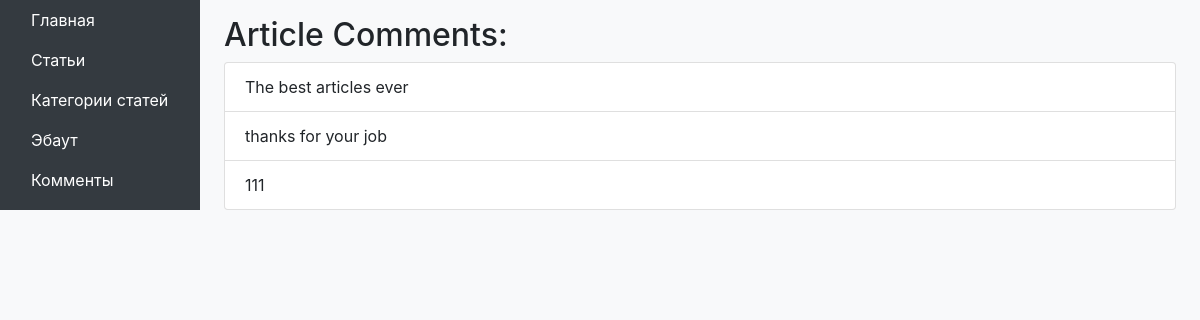
/articles/comments/, run on an earlier commit of the app's database.
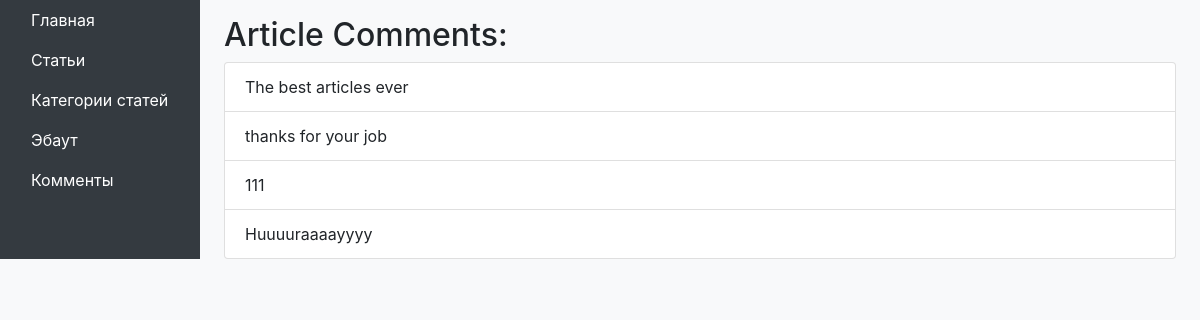
And on a later commit of the database.
### django_blog/articles/models.py (models this page shows)
class ArticleComment(models.Model):
    content = models.CharField('content', max_length=100)

### django_blog/articles/views.py (the view)
# urls.py: path('comments/', views.ArticleCommentView.as_view(), name='comments_index')
class ArticleCommentView(View):
    def get(self, request, *args, **kwargs):
        comments = ArticleComment.objects.all()[5:]
        return render(
            request,
            'articles/comments.html',
            {'comments': comments}
        )

### django_blog/templates/articles/comments.html (shortened to what this page needs)
{% extends "base.html" %}
{% block content %}
    {% if comments %}
        <div class="article-comments-container">
            <h2>Article Comments:</h2>
            <ul class="list-group">
                {% for comment in comments %}
                    <li class="list-group-item">{{ comment.content }}</li>
                {% endfor %}
            </ul>
        </div>
    {% endif %}
{% endblock %}

What changed in the data, as far as the page shows it:
added ArticleComment: content "Huuuuraaaayyyy"
